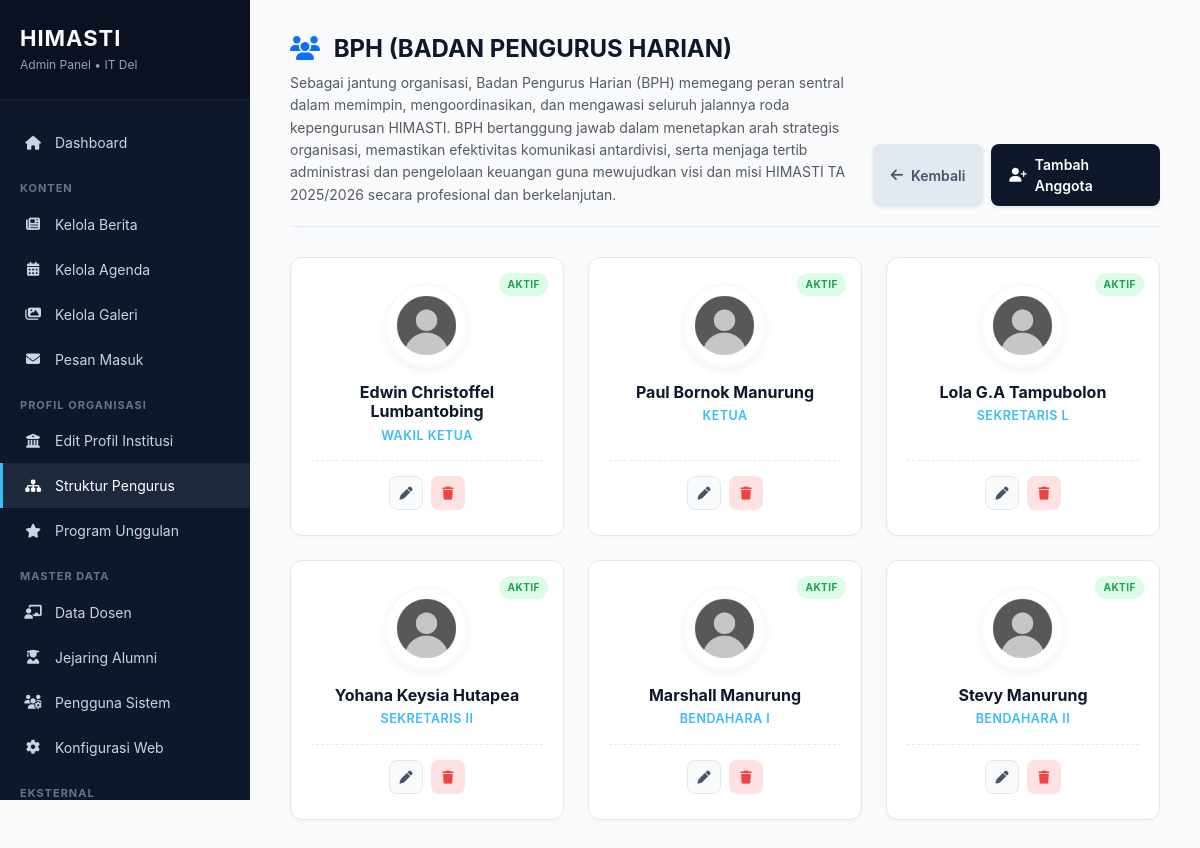
Screenshot of /admin/pengurus/lihat_anggota.php?divisi=1 (signed in) with the database file from the repository.
### tables this page shows
CREATE TABLE `divisions` (
  `id` int(11) NOT NULL AUTO_INCREMENT,
  `name` varchar(150) NOT NULL,
  `description` text DEFAULT NULL,
  `created_at` timestamp NOT NULL DEFAULT current_timestamp(),
  PRIMARY KEY (`id`)
);

CREATE TABLE `members` (
  `id` int(11) NOT NULL AUTO_INCREMENT,
  `division_id` int(11) NOT NULL,
  `name` varchar(150) NOT NULL,
  `position` varchar(100) NOT NULL,
  `photo` varchar(255) DEFAULT 'default-user.png',
  `linkedin_url` varchar(255) DEFAULT NULL,
  `is_active` tinyint(1) DEFAULT 1,
  `created_at` timestamp NOT NULL DEFAULT current_timestamp(),
  PRIMARY KEY (`id`),
  KEY `division_id` (`division_id`),
  CONSTRAINT `members_ibfk_1` FOREIGN KEY (`division_id`) REFERENCES `divisions` (`id`) ON DELETE CASCADE
);

### admin/pengurus/lihat_anggota.php (the view, shortened to what this page needs)
<?php
require_once __DIR__ . '/../../config/database.php';
$divisi_id = $_GET['divisi'] ?? 0;
$stmt = $pdo->prepare("SELECT * FROM divisions WHERE id = ?");
$stmt->execute([$divisi_id]);
$divisi = $stmt->fetch(PDO::FETCH_ASSOC);
$stmt_members = $pdo->prepare("
    SELECT * FROM members
    WHERE division_id = ?
    ORDER BY
        CASE
            WHEN position LIKE '%Ketua%' THEN 1
            WHEN position LIKE '%Wakil%' THEN 2
            WHEN position LIKE '%Sekretaris%' THEN 3
            WHEN position LIKE '%Bendahara%' THEN 4
            ELSE 5
        END ASC,
        name ASC
");
$stmt_members->execute([$divisi_id]);
$anggota_list = $stmt_members->fetchAll(PDO::FETCH_ASSOC);
?>
<!DOCTYPE html>
<html lang="id">
<head>
    <link href="https://cdn.jsdelivr.net/npm/bootstrap@5.3.0/dist/css/bootstrap.min.css" rel="stylesheet">
    <link rel="stylesheet" href="https://cdnjs.cloudflare.com/ajax/libs/font-awesome/6.4.0/css/all.min.css">
</head>
<body>
    <div class="sidebar">
        <div class="sidebar-header">
            <h2>HIMASTI</h2>
            <p>Admin Panel &bull; IT Del</p>
        </div>
        <ul class="menu">
            <li><a href="../dashboard.php"><i class="fas fa-home"></i> Dashboard</a></li>
            <li class="menu-divider">Konten</li>
            <li><a href="../berita/index.php"><i class="fas fa-newspaper"></i> Kelola Berita</a></li>
            <li><a href="../agenda/index.php"><i class="fas fa-calendar-alt"></i> Kelola Agenda</a></li>
            <li><a href="../galeri/index.php"><i class="fas fa-images"></i> Kelola Galeri</a></li>
            <li><a href="../pesan/index.php"><i class="fas fa-envelope"></i> Pesan Masuk</a></li>
            <li class="menu-divider">Profil Organisasi</li>
            <li><a href="../profil/index.php"><i class="fas fa-university"></i> Edit Profil Institusi</a></li>
            <li><a href="index.php" class="active"><i class="fas fa-sitemap"></i> Struktur Pengurus</a></li>
            <li><a href="../program/index.php"><i class="fas fa-star"></i> Program Unggulan</a></li>
            <li class="menu-divider">Master Data</li>
            <li><a href="../dosen/index.php"><i class="fas fa-chalkboard-teacher"></i> Data Dosen</a></li>
            <li><a href="../alumni/index.php"><i class="fas fa-user-graduate"></i> Jejaring Alumni</a></li>
            <li><a href="../user/index.php"><i class="fas fa-users-cog"></i> Pengguna Sistem</a></li>
            <li><a href="../pengaturan/index.php"><i class="fas fa-cog"></i> Konfigurasi Web</a></li>
            <li class="menu-divider">Eksternal</li>
        </ul>
    </div>
    <div class="main">
        <div class="page-header" style="max-width: 1000px;">
            <div>
                <h1 class="mb-2"><i class="fas fa-users text-primary me-2"></i> <?= htmlspecialchars($divisi['name']) ?></h1>
                <p class="text-muted mb-0" style="max-width: 600px; font-size: 14px; line-height: 1.6;">
                    <?= htmlspecialchars($divisi['description'] ?: 'Tidak ada deskripsi tupoksi.') ?>
                </p>
            </div>
            <div class="d-flex gap-2">
                <a href="index.php" class="btn-kembali shadow-sm"><i class="fas fa-arrow-left me-2"></i>Kembali</a>
                <a href="tambah_anggota.php?divisi=<?= $divisi['id'] ?>" class="btn-tambah shadow-sm"><i class="fas fa-user-plus me-2"></i>Tambah Anggota</a>
            </div>
        </div>
        <div class="row g-4" style="max-width: 1000px;">
            <?php if (empty($anggota_list)): ?>
                <div class="col-12">
                    <div class="alert alert-info border-0 shadow-sm rounded-3" style="background:#f0f9ff; color:#0369a1;">
                        <i class="fas fa-info-circle me-2"></i> Belum ada pengurus yang ditempatkan di departemen ini.
                    </div>
                </div>
            <?php else: ?>
                <?php foreach ($anggota_list as $anggota): ?>
                <div class="col-md-4 col-sm-6">
                    <div class="member-card">
                        <span class="badge-status <?= $anggota['is_active'] ? 'bg-active' : 'bg-inactive' ?>">
                            <?= $anggota['is_active'] ? 'Aktif' : 'Non-Aktif' ?>
                        </span>
                        <img src="../../assets/uploads/<?= htmlspecialchars($anggota['photo']) ?>"
                             onerror="this.src='https://ui-avatars.com/api/?name=<?= urlencode($anggota['name']) ?>&background=0f172a&color=fff&size=150&font-size=0.33'"
                             class="member-avatar"
                             alt="<?= htmlspecialchars($anggota['name']) ?>">
                        <h4 class="member-name"><?= htmlspecialchars($anggota['name']) ?></h4>
                        <div class="member-position"><?= htmlspecialchars($anggota['position']) ?></div>
                        <div class="member-actions">
                            <a href="edit_anggota.php?id=<?= $anggota['id'] ?>" class="btn-icon btn-edit" title="Edit Data"><i class="fas fa-pen"></i></a>
                            <a href="hapus_anggota.php?id=<?= $anggota['id'] ?>&divisi=<?= $divisi_id ?>" class="btn-icon btn-delete" title="Hapus Anggota" onclick="return confirm('Peringatan: Yakin ingin mencabut <?= htmlspecialchars($anggota['name']) ?> dari kepengurusan ini?')"><i class="fas fa-trash"></i></a>
                        </div>
                    </div>
                </div>
                <?php endforeach; ?>
            <?php endif; ?>
        </div>
    </div>
</body>
</html>

### admin/pengurus/lihat_anggota.php (style rules this page uses)
* { font-family: 'Inter', 'Segoe UI', Tahoma, sans-serif; }
body { background: #f8fafc; display: flex; min-height: 100vh; margin: 0; color: #334155; }
.sidebar { width: 250px; background: #0f172a; color: white; position: fixed; height: 100vh; overflow-y: auto; z-index: 1000; }
.sidebar-header { padding: 25px 20px; border-bottom: 1px solid rgba(255,255,255,0.05); background: #0b1120; }
.sidebar-header h2 { color: #f8fafc; font-size: 22px; margin-bottom: 5px; font-weight: 700; letter-spacing: 1px; }
.sidebar-header p { color: #94a3b8; font-size: 12px; margin:0; }
.menu { list-style: none; padding: 20px 0; margin:0; }
.menu li a { display: flex; align-items: center; gap: 12px; color: #cbd5e1; text-decoration: none; padding: 12px 20px; transition: all 0.3s; border-left: 3px solid transparent; font-size: 14px; }
.menu li a i { width: 20px; text-align: center; }
.menu li a:hover, .menu li a.active { background: #1e293b; color: #fff; border-left-color: #38bdf8; }
.menu-divider { color: #64748b; font-size: 11px; padding: 15px 20px 5px; text-transform: uppercase; font-weight: 700; letter-spacing: 1px; }
.main { margin-left: 250px; padding: 35px 40px; width: calc(100% - 250px); }
.page-header { display: flex; justify-content: space-between; align-items: flex-end; margin-bottom: 30px; border-bottom: 1px solid #e2e8f0; padding-bottom: 20px; }
.page-header h1 { font-size: 24px; font-weight: 700; color: #0f172a; margin: 0; }
.btn-kembali { background: #e2e8f0; color: #475569; border: none; border-radius: 8px; font-weight: 600; padding: 10px 18px; transition: 0.3s; text-decoration: none; font-size: 14px; display: inline-flex; align-items: center; }
.btn-tambah { background: #0f172a; color: white; border: none; border-radius: 8px; font-weight: 600; padding: 10px 18px; transition: 0.3s; text-decoration: none; font-size: 14px; display: inline-flex; align-items: center; }
.member-card { background: #fff; border: 1px solid #e2e8f0; border-radius: 12px; padding: 25px 20px; text-align: center; transition: 0.3s; box-shadow: 0 2px 4px -1px rgba(0,0,0,0.03); position: relative; height: 100%; display: flex; flex-direction: column; }
.member-avatar { width: 85px; height: 85px; border-radius: 50%; object-fit: cover; border: 3px solid #f8fafc; margin: 0 auto 15px; box-shadow: 0 4px 6px rgba(0,0,0,0.05); }
.member-name { font-size: 16px; font-weight: 700; color: #0f172a; margin-bottom: 5px; }
.member-position { font-size: 12.5px; color: #38bdf8; font-weight: 600; text-transform: uppercase; letter-spacing: 0.5px; margin-bottom: 15px; flex-grow: 1; }
.badge-status { position: absolute; top: 15px; right: 15px; font-size: 10px; padding: 4px 8px; border-radius: 20px; font-weight: 700; text-transform: uppercase; letter-spacing: 0.5px; }
.bg-active { background: #dcfce7; color: #16a34a; }
.member-actions { display: flex; justify-content: center; gap: 8px; border-top: 1px dashed #e2e8f0; padding-top: 15px; margin-top: auto; }
.btn-icon { width: 34px; height: 34px; border-radius: 8px; display: inline-flex; align-items: center; justify-content: center; text-decoration: none; transition: 0.3s; font-size: 13px; }
.btn-edit { background: #f8fafc; color: #475569; border: 1px solid #e2e8f0; }
.btn-delete { background: #fee2e2; color: #ef4444; }

### rows the page displays
divisions: name "BPH (BADAN PENGURUS HARIAN)", description "Sebagai jantung organisasi, Badan Pengurus Harian (BPH) memegang peran sentral dalam memimpin, mengoordinasikan, dan mengawasi seluruh jalannya roda kepengurusan HIMASTI. BPH bertanggung jawab dalam menetapkan arah strategis organisasi, memastikan efektivitas komunikasi antardivisi, serta menjaga tertib administrasi dan pengelolaan keuangan guna mewujudkan visi dan misi HIMASTI TA 2025/2026 secara profesional dan berkelanjutan."
members: is_active "AKTIF", photo (placeholder picture), name "Edwin Christoffel Lumbantobing", position "WAKIL KETUA"
members: is_active "AKTIF", photo (placeholder picture), name "Paul Bornok Manurung", position "KETUA"
members: is_active "AKTIF", photo (placeholder picture), name "Lola G.A Tampubolon", position "SEKRETARIS L"
members: is_active "AKTIF", photo (placeholder picture), name "Yohana Keysia Hutapea", position "SEKRETARIS II"
members: is_active "AKTIF", photo (placeholder picture), name "Marshall Manurung", position "BENDAHARA I"
members: is_active "AKTIF", photo (placeholder picture), name "Stevy Manurung", position "BENDAHARA II"
